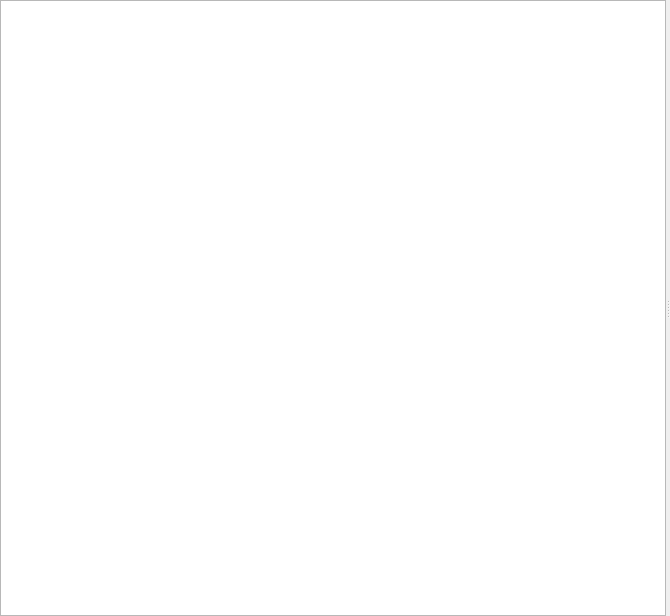
<?xml version="1.0" encoding="UTF-8"?>
<ui version="4.0">
 <class>gams::studio::mii::ModelInspector</class>
 <widget class="QWidget" name="gams::studio::mii::ModelInspector">
  <property name="geometry">
   <rect>
    <x>0</x>
    <y>0</y>
    <width>670</width>
    <height>616</height>
   </rect>
  </property>
  <property name="windowTitle">
   <string>Form</string>
  </property>
  <layout class="QHBoxLayout" name="horizontalLayout">
   <property name="spacing">
    <number>0</number>
   </property>
   <property name="leftMargin">
    <number>0</number>
   </property>
   <property name="topMargin">
    <number>0</number>
   </property>
   <property name="rightMargin">
    <number>0</number>
   </property>
   <property name="bottomMargin">
    <number>0</number>
   </property>
   <item>
    <widget class="QSplitter" name="splitter">
     <property name="sizePolicy">
      <sizepolicy hsizetype="Expanding" vsizetype="Expanding">
       <horstretch>0</horstretch>
       <verstretch>0</verstretch>
      </sizepolicy>
     </property>
     <property name="orientation">
      <enum>Qt::Horizontal</enum>
     </property>
     <property name="opaqueResize">
      <bool>true</bool>
     </property>
     <property name="childrenCollapsible">
      <bool>true</bool>
     </property>
     <widget class="QWidget" name="layoutWidget">
      <layout class="QVBoxLayout" name="verticalLayout">
       <item>
        <widget class="SectionTreeView" name="sectionView">
         <property name="sizePolicy">
          <sizepolicy hsizetype="Minimum" vsizetype="Expanding">
           <horstretch>0</horstretch>
           <verstretch>0</verstretch>
          </sizepolicy>
         </property>
         <property name="contextMenuPolicy">
          <enum>Qt::CustomContextMenu</enum>
         </property>
         <attribute name="headerVisible">
          <bool>false</bool>
         </attribute>
        </widget>
       </item>
      </layout>
     </widget>
     <widget class="QStackedWidget" name="stackedWidget">
      <property name="sizePolicy">
       <sizepolicy hsizetype="Expanding" vsizetype="Expanding">
        <horstretch>0</horstretch>
        <verstretch>0</verstretch>
       </sizepolicy>
      </property>
      <property name="lineWidth">
       <number>1</number>
      </property>
      <property name="currentIndex">
       <number>3</number>
      </property>
      <widget class="QWidget" name="bpOverview">
       <layout class="QVBoxLayout" name="verticalLayout_5">
        <property name="leftMargin">
         <number>0</number>
        </property>
        <property name="topMargin">
         <number>0</number>
        </property>
        <property name="rightMargin">
         <number>0</number>
        </property>
        <property name="bottomMargin">
         <number>0</number>
        </property>
        <item>
         <widget class="gams::studio::mii::BPOverviewViewFrame" name="bpOverviewFrame">
          <property name="frameShape">
           <enum>QFrame::StyledPanel</enum>
          </property>
          <property name="frameShadow">
           <enum>QFrame::Raised</enum>
          </property>
         </widget>
        </item>
       </layout>
      </widget>
      <widget class="QWidget" name="bpCount">
       <layout class="QVBoxLayout" name="verticalLayout_6">
        <property name="leftMargin">
         <number>0</number>
        </property>
        <property name="topMargin">
         <number>0</number>
        </property>
        <property name="rightMargin">
         <number>0</number>
        </property>
        <property name="bottomMargin">
         <number>0</number>
        </property>
        <item>
         <widget class="gams::studio::mii::BPCountViewFrame" name="bpCountFrame">
          <property name="frameShape">
           <enum>QFrame::StyledPanel</enum>
          </property>
          <property name="frameShadow">
           <enum>QFrame::Raised</enum>
          </property>
         </widget>
        </item>
       </layout>
      </widget>
      <widget class="QWidget" name="bpAverage">
       <layout class="QVBoxLayout" name="verticalLayout_7">
        <property name="leftMargin">
         <number>0</number>
        </property>
        <property name="topMargin">
         <number>0</number>
        </property>
        <property name="rightMargin">
         <number>0</number>
        </property>
        <property name="bottomMargin">
         <number>0</number>
        </property>
        <item>
         <widget class="gams::studio::mii::BPAverageViewFrame" name="bpAverageFrame">
          <property name="frameShape">
           <enum>QFrame::StyledPanel</enum>
          </property>
          <property name="frameShadow">
           <enum>QFrame::Raised</enum>
          </property>
         </widget>
        </item>
       </layout>
      </widget>
      <widget class="QWidget" name="bpScalingPage">
       <layout class="QVBoxLayout" name="verticalLayout_4">
        <property name="leftMargin">
         <number>0</number>
        </property>
        <property name="topMargin">
         <number>0</number>
        </property>
        <property name="rightMargin">
         <number>0</number>
        </property>
        <property name="bottomMargin">
         <number>0</number>
        </property>
        <item>
         <widget class="gams::studio::mii::BPScalingViewFrame" name="bpScalingFrame">
          <property name="frameShape">
           <enum>QFrame::StyledPanel</enum>
          </property>
          <property name="frameShadow">
           <enum>QFrame::Raised</enum>
          </property>
         </widget>
        </item>
       </layout>
      </widget>
      <widget class="QWidget" name="postoptPage">
       <layout class="QVBoxLayout" name="verticalLayout_2">
        <property name="spacing">
         <number>6</number>
        </property>
        <property name="leftMargin">
         <number>0</number>
        </property>
        <property name="topMargin">
         <number>0</number>
        </property>
        <property name="rightMargin">
         <number>0</number>
        </property>
        <property name="bottomMargin">
         <number>0</number>
        </property>
        <item>
         <widget class="gams::studio::mii::PostoptTreeViewFrame" name="postoptFrame">
          <property name="frameShape">
           <enum>QFrame::StyledPanel</enum>
          </property>
          <property name="frameShadow">
           <enum>QFrame::Raised</enum>
          </property>
         </widget>
        </item>
       </layout>
      </widget>
     </widget>
    </widget>
   </item>
  </layout>
 </widget>
 <customwidgets>
  <customwidget>
   <class>SectionTreeView</class>
   <extends>QTreeView</extends>
   <header>mii/sectiontreeview.h</header>
  </customwidget>
  <customwidget>
   <class>gams::studio::mii::BPScalingViewFrame</class>
   <extends>QFrame</extends>
   <header>mii/bpviewframe.h</header>
   <container>1</container>
  </customwidget>
  <customwidget>
   <class>gams::studio::mii::BPOverviewViewFrame</class>
   <extends>QFrame</extends>
   <header>mii/bpviewframe.h</header>
   <container>1</container>
  </customwidget>
  <customwidget>
   <class>gams::studio::mii::BPCountViewFrame</class>
   <extends>QFrame</extends>
   <header>mii/bpviewframe.h</header>
   <container>1</container>
  </customwidget>
  <customwidget>
   <class>gams::studio::mii::BPAverageViewFrame</class>
   <extends>QFrame</extends>
   <header>mii/bpviewframe.h</header>
   <container>1</container>
  </customwidget>
  <customwidget>
   <class>gams::studio::mii::PostoptTreeViewFrame</class>
   <extends>QFrame</extends>
   <header>mii/postopttreeviewframe.h</header>
   <container>1</container>
  </customwidget>
 </customwidgets>
 <resources/>
 <connections/>
</ui>
